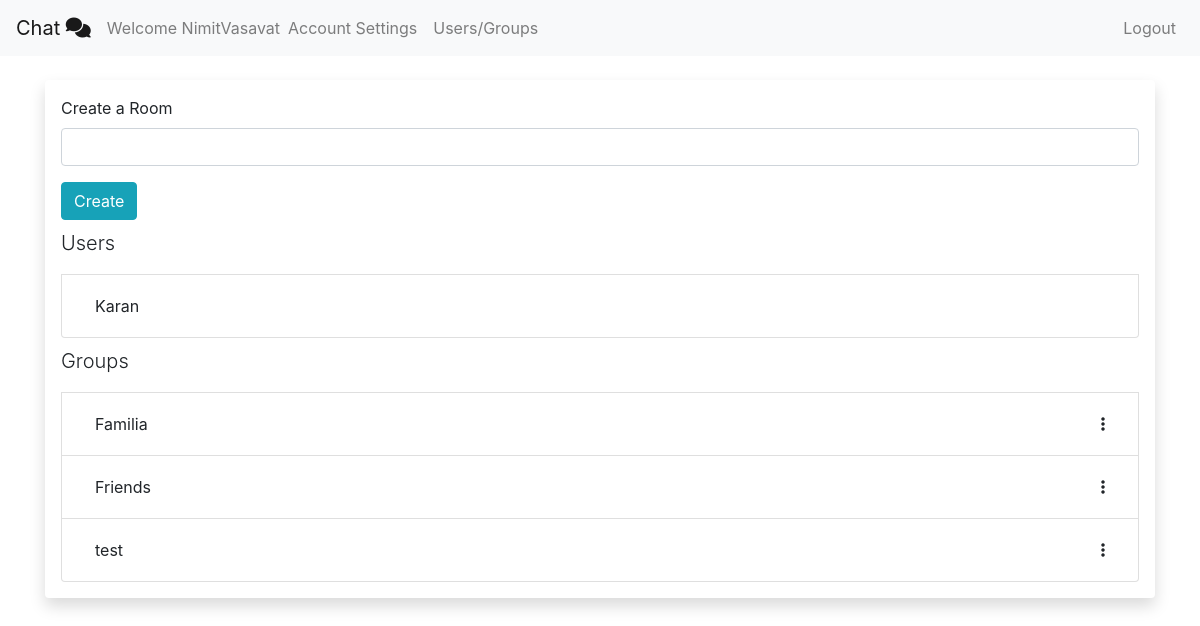
Before: /chat/ (signed in) with the older database file.
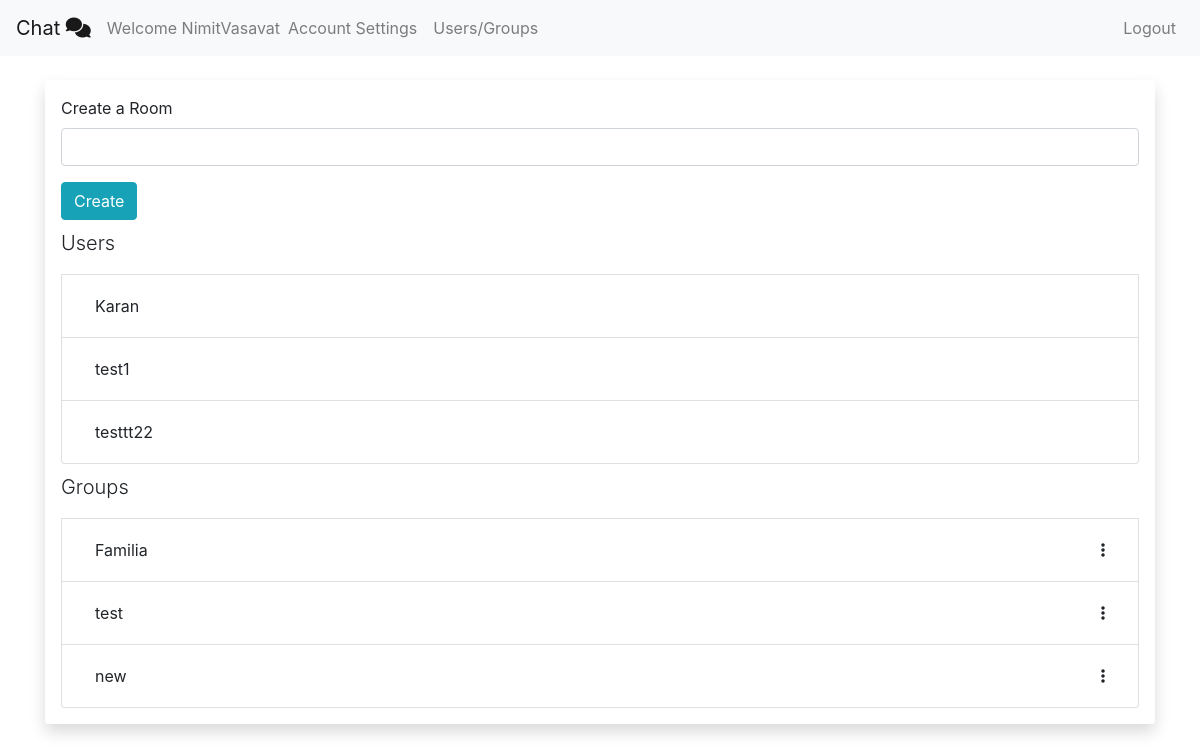
After: the same page with the newer database file.
### chat/models.py (models this page shows, shortened)
class UserList(models.Model):
    user = models.ForeignKey(User, on_delete=models.CASCADE)
    display_name = models.CharField(max_length=100)
    userlist_id = models.CharField(default=uuid.uuid4, max_length=100)

class AddUser(models.Model):
    user = models.ForeignKey(User, on_delete=models.CASCADE)
    room = models.ForeignKey(RoomChat, on_delete=models.CASCADE)

class RoomChat(models.Model):
    new_message = models.BooleanField(default=False)
    name = models.CharField(max_length=20, unique=False)
    admin = models.ForeignKey(
        User, on_delete=models.CASCADE, blank=True, null=True)
    room_id = models.CharField(default=uuid.uuid4, max_length=100)
    def __str__(self):
        return self.name

### chat/views.py (the view)
# urls.py: path('', views.index, name='index'),
@login_required(login_url='/login/')
def index(request):
    if request.method == 'GET':
        users = UserList.objects.exclude(user__username=request.user.username)
        rooms = AddUser.objects.filter(user__username=request.user.username)
        return render(request, 'chat/index.html', {'users': users, 'rooms': rooms})

### chat/context_processors.py (called while the page is built)
def user(request):
    if hasattr(request, 'user'):
        try:
            u = UserList.objects.get(user__username=request.user.username)
            return{
                'userlist_user': u
            }
        except UserList.DoesNotExist:
            return{}

### chat/templates/chat/index.html (shortened to what this page needs)
{% extends 'chat/base.html' %}
{% load static %}
{% block content %}
<body id="index">
  <div class="container">
    <div class="shadow p-3 mt-4 mb-5 bg-white rounded">
      <div class="form-group">
        <label>Create a Room</label>
        <input class="form-control" id="room-name-input" type="text" size="100" />
      </div>
      <button class="btn btn-info" onclick="create_room()">Create</button><br />
      <div class="mt-2 list-group">
        <p class="lead">Users</p>
        {% for user in users %}
        <div class="list-group-item list-group-item-action">
          <a class="btn" href="{% url 'chat:get_id' pk=user.pk %}">{{user.display_name}}
          </a>
        </div>
        {% endfor %}
      </div>
      <div class="mt-2 list-group">
        <p class="lead">Groups</p>
        {% for room in rooms %}
        <div class="list-group-item list-group-item-action">
          <div class="float-right">
            <button id="dropdownMenu2" data-toggle="dropdown" class="btn"><i class="fa fa-ellipsis-v"></i></button>
          </div>
          <button class="btn" value="{{room.room.room_id}}" onclick="getroom()">{{room.room}}
          </button>
        </div>
        {% endfor %}
      </div>
    </div>
  </div>
</body>
{% endblock %}

### chat/templates/chat/base.html (shortened to what this page needs)
<!DOCTYPE html>
{% load static %}
<html lang="en">
<head>
    <link rel="stylesheet" href="https://stackpath.bootstrapcdn.com/bootstrap/4.5.0/css/bootstrap.min.css"
>
    <link rel="stylesheet" type="text/css" href="{% static 'css/style.css' %}" />
</head>
<body>
    <nav class="navbar navbar-expand-lg navbar-light bg-light">
        <span class="navbar-brand mb-0">Chat <i class="fas fa-comments"></i></span>
        <span class="navbar-text">Welcome {{userlist_user.display_name}}</span>
        <div class="collapse navbar-collapse" id="navbarSupportedContent">
            <ul class="navbar-nav mr-auto">
                <li class="nav-item">
                    <a class="nav-link" href="{% url 'index' %}">Account Settings</a>
                </li>
                <li class="nav-item">
                    <a class="nav-link" href="{% url 'chat:index' %}">Users/Groups</a>
                </li>
            </ul>
            <ul class="navbar-nav ml-auto">
                {% if user.is_authenticated %}
                <li class="nav-item">
                    <a class="nav-link" href="{% url 'logout' %}">Logout</a>
                </li>
                {% endif %}
            </ul>
        </div>
    </nav>
    {% block content %}
    {% endblock %}
</body>
</html>

Changed rows visible on the page:
removed AddUser: room "Friends"
added UserList: display_name "test1"
added UserList: display_name "testtt22"
added AddUser: room "new"
